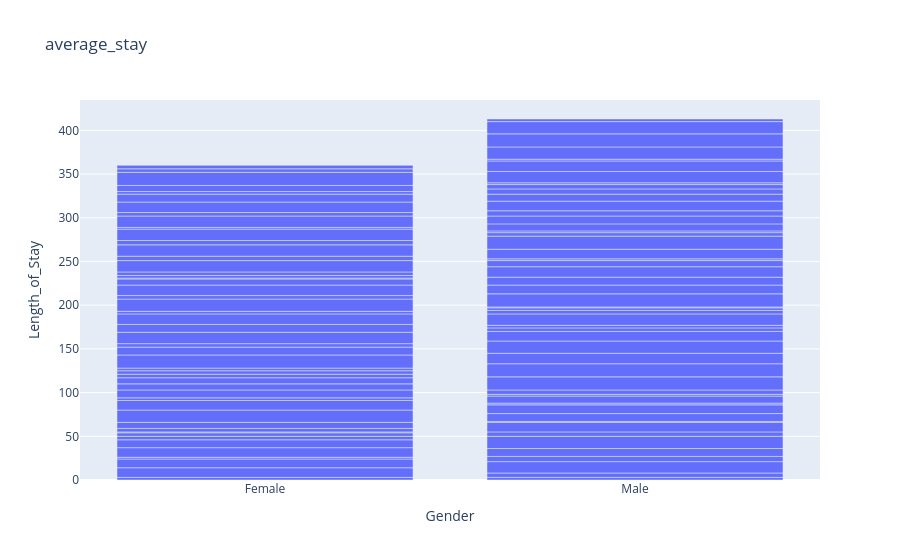

Here is the notebook cell this chart was saved with:
### Code cell
import plotly.express as px

fig = px.bar(df, x='Gender', y='Length_of_Stay', title='average_stay')
fig.show()

### Figure 1 — Plotly figure (JSON) as saved in the notebook; plotly's stock layout.template omitted (floating-point values rounded to 4 significant figures)
{"data": [{"alignmentgroup": "True", "hovertemplate": "Gender=%{x}<br>Length_of_Stay=%{y}<extra></extra>", "legendgroup": "", "marker": {"color": "#636efa", "pattern": {"shape": ""}}, "name": "", "offsetgroup": "", "orientation": "v", "showlegend": false, "textposition": "auto", "type": "bar", "x": ["Female", "Female", "Male", "Female", "Male", "Male", "Male", "Female", "Male", "Male", "Female", "Female", "Female", "Female", "Male", "Female", "Female", "Male", "Male", "Male", "Female", "Male", "Female", "Female", "Male", "Male", "Male", "Male", "Male", "Female", "Female", "Female", "Male", "Male", "Female", "Female", "Male", "Female", "Male", "Male", "Female", "Male", "Male", "Male", "Female", "Female", "Female", "Male", "Male", "Male", "Female", "Female", "Female", "Female", "Male", "Female", "Male", "Male", "Male", "Male", "Female", "Female", "Male", "Female", "Female", "Male", "Male", "Male", "Female", "Female", "Male", "Female", "Female", "Male", "Male", "Male", "Female", "Female", "Male", "Male", "Female", "Male", "Male", "Female", "Male", "Male", "Male", "Female", "Male", "Male", "Female", "Female", "Male", "Female", "Female", "Male", "Female", "Female", "Female", "Female"], "xaxis": "x", "y": [3, 11, 3, 10, 5, 13, 6, 2, 9, 14, 11, 9, 4, 4, 5, 1, 4, 11, 1, 9, 7, 10, 14, 11, 2, 8, 2, 5, 15, 3, 9, 7, 15, 12, 7, 4, 14, 4, 11, 4, 3, 3, 13, 4, 15, 9, 4, 3, 1, 15, 13, 9, 12, 3, 10, 14, 9, 12, 7, 2, 4, 12, 11, 7, 1, 15, 4, 2, 3, 4, 8, 13, 5, 9, 6, 11, 13, 5, 8, 6, 13, 5, 2, 2, 13, 12, 2, 13, 14, 15, 4, 12, 14, 9, 3, 3, 7, 15, 4, 4], "yaxis": "y"}], "layout": {"autosize": true, "barmode": "relative", "dragmode": "zoom", "legend": {"tracegroupgap": 0}, "title": {"text": "average_stay"}, "xaxis": {"anchor": "y", "autorange": true, "domain": [0, 1], "range": [-0.5, 1.5], "title": {"text": "Gender"}, "type": "category"}, "yaxis": {"anchor": "x", "autorange": true, "domain": [0, 1], "range": [0, 434.7], "title": {"text": "Length_of_Stay"}, "type": "linear"}}}
